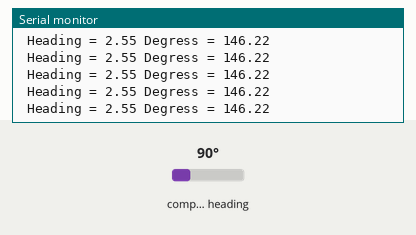
Recording of a sketch running on a simulated Arduino Uno, built with avr-gcc and run on an emulated ATmega328P. Parts: the last lines printed to the serial monitor. The test bench sets the inputs (shaded band); at power-on: compass heading 90°.

Above: at 1.2 s.
1.3 s: compass heading set to 7°
At 1.34 s:
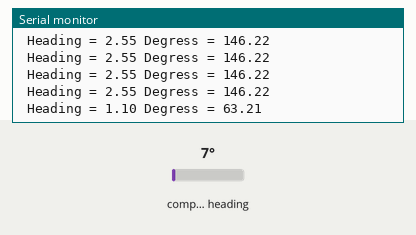
4.3 s: compass heading set to 180°
At 4.3 s:
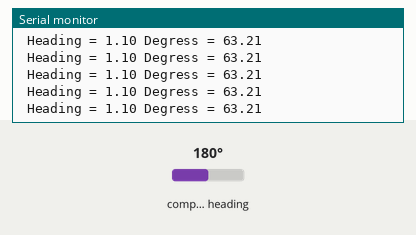
5.8 s: compass heading set to 269°
At 5.83 s:
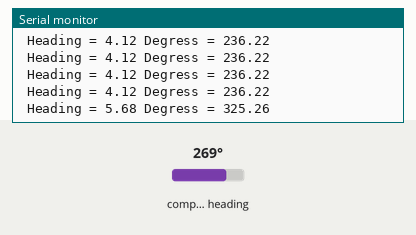
Timing chart, 0 to 8.8 s (numbered marks = the images above; inputs shaded):
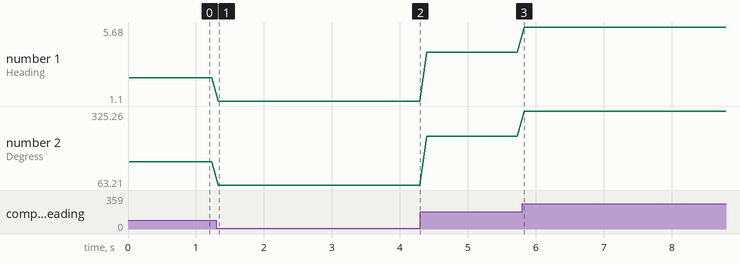

Measured:
- after the input at 1.3 s, the serial monitor: prints a new line at once (image 1)
- after the input at 5.8 s, the serial monitor: prints a new line at once (image 3)
- plotted number 1: 2.55 → 1.1 after the input at 1.3 s, 1.1 → 4.12 after the input at 4.3 s, 4.12 → 5.68 after the input at 5.8 s
- plotted number 2: 146.22 → 63.21 after the input at 1.3 s, 63.21 → 236.22 after the input at 4.3 s, 236.22 → 325.26 after the input at 5.8 s

The sketch:

HMC5883L_compass.ino
```cpp
/*
  HMC5883L Triple Axis Digital Compass. Compass Example.
  Read more: http://www.jarzebski.pl/arduino/czujniki-i-sensory/3-osiowy-magnetometr-hmc5883l.html
  GIT: https://github.com/jarzebski/Arduino-HMC5883L
  Web: http://www.jarzebski.pl
  (c) 2014 by Korneliusz Jarzebski
*/

#include <HMC5883L/HMC5883L.h>
#include <Wire.h>

HMC5883L compass;

void setup()
{
  Serial.begin(9600);

  // Initialize Initialize HMC5883L
  Serial.println("Initialize HMC5883L");
  while (!compass.begin())
  {
    Serial.println("Could not find a valid HMC5883L sensor, check wiring!");
    delay(500);
  }

  // Set measurement range
  compass.setRange(HMC5883L_RANGE_1_3GA);

  // Set measurement mode
  compass.setMeasurementMode(HMC5883L_CONTINOUS);

  // Set data rate
  compass.setDataRate(HMC5883L_DATARATE_30HZ);

  // Set number of samples averaged
  compass.setSamples(HMC5883L_SAMPLES_8);

  // Set calibration offset. See HMC5883L_calibration.ino
  compass.setOffset(0, 0);
}

void loop()
{
  Vector norm = compass.readNormalize();

  // Calculate heading
  float heading = atan2(norm.YAxis, norm.XAxis);

  // Set declination angle on your location and fix heading
  // You can find your declination on: http://magnetic-declination.com/
  // (+) Positive or (-) for negative
  // For Bytom / Poland declination angle is 4'26E (positive)
  // Formula: (deg + (min / 60.0)) / (180 / M_PI);
  float declinationAngle = (56.0 + (13.0 / 60.0)) / (180 / M_PI);
  heading += declinationAngle;

  // Correct for heading < 0deg and heading > 360deg
  if (heading < 0)
  {
    heading += 2 * PI;
  }

  if (heading > 2 * PI)
  {
    heading -= 2 * PI;
  }

  // Convert to degrees
  float headingDegrees = heading * 180/M_PI;

  // Output
  Serial.print(" Heading = ");
  Serial.print(heading);
  Serial.print(" Degress = ");
  Serial.print(headingDegrees);
  Serial.println();

  delay(100);
}
```
